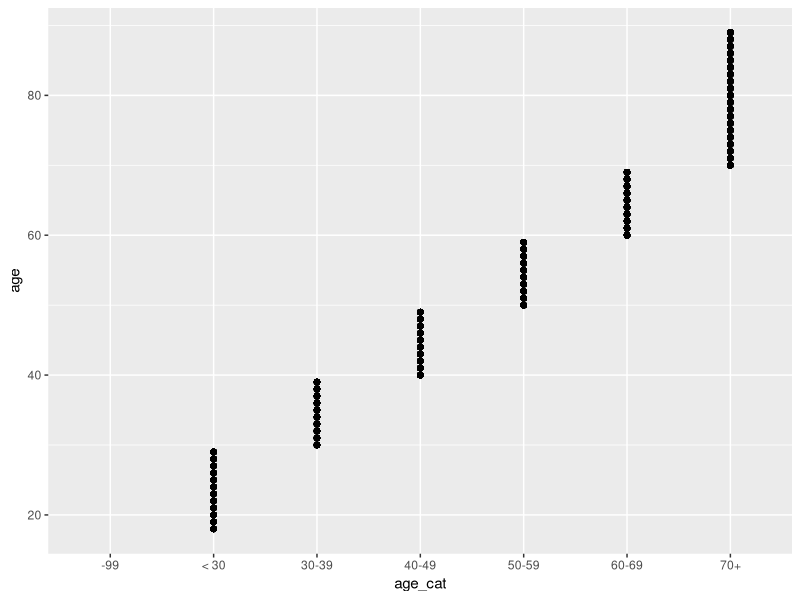

R code for this plot:
## ---- chunk 1
#| label: fct-pkgs
#| warning: false
library(tidyverse)
glimpse(gss_cat)
## ---- chunk 2
#| label: fct-1
gss_cat_newage<-gss_cat %>% 
  mutate(age_cat = case_when(age < 30 ~ "< 30",
                             between(age, 30, 39) ~ "30-39",
                             between(age, 40, 49) ~ "40-49",
                             between(age, 50, 59) ~ "50-59",
                             between(age, 60, 69) ~ "60-69",
                             age >= 70 ~ "70+",
                             TRUE ~ "-99"),
         age_cat = factor(age_cat))

levels(gss_cat_newage$age_cat)

gss_cat_newage %>% 
  ggplot(aes(x = age_cat, y = age)) +
  geom_point()
## ---- chunk 3
#| label: fct-2
gss_cat_newrelig<-gss_cat %>% 
  mutate(relig2 = fct_recode(relig, 
                             "-99" = "No answer", 
                             "-98" = "Don't know"))

gss_cat_newrelig %>% 
  count(relig, relig2)
## ---- chunk 4
#| label: fct-3

gss_cat_religoth<-gss_cat_newrelig %>% 
  mutate(relig_other = fct_other(relig2, 
                                 drop = c("Native american",
                                          "Other eastern",
                                          "Hinduism",
                                          "Orthodox-christian")))

gss_cat_religoth %>% 
  count(relig_other, relig2)
## ---- chunk 5
#| label: date-data-read
#| echo: false
#| warnings: false

set.seed(20250715)
birthdays<-tibble(uniqueid = c(10000001:10000100),
                  birth_year=as.integer(runif(100, min=1920, max=2024)),
                  birth_month=as.integer(runif(100, min=1, max=13))) %>% 
  group_by(row_number()) %>% 
  mutate(birth_day = case_when(birth_month %in% c(4,6,9,11)~as.integer(runif(1,min=1,max=31)),
                         birth_month==2 & leap_year(birth_year)~as.integer(runif(1,min=1,max=30)),
                         birth_month==2~as.integer(runif(1,min=1,max=29)),
                         TRUE~as.integer(runif(1,min=1,max=32))),
         sex_prep = runif(1,min=0,max=1),
         sex = case_when(sex_prep < .45~"Male",
                         sex_prep < .9~"Female"),
         enrollment_year = as.integer(runif(1, min=birth_year+15, max=2024)),
         enrollment_month = case_when(!is.na(enrollment_year)~as.integer(runif(1, min=1, max=13))),
         enrollment_day = case_when(enrollment_month %in% c(4,6,9,11)~as.integer(runif(1,min=1,max=31)),
                                    enrollment_month==2 & leap_year(enrollment_year)~as.integer(runif(1,min=1,max=30)),
                                    enrollment_month==2~as.integer(runif(1,min=1,max=29)),
                                    !is.na(enrollment_month)~as.integer(runif(1,min=1,max=32)))) %>% 
  ungroup() %>% 
  select(uniqueid:birth_month,birth_day,sex:enrollment_day)
## ---- chunk 6
#| label: date-glimpse
glimpse(birthdays)
## ---- chunk 7
#| label: date-1
library(glue)
birthdays_dt<-birthdays %>% 
  mutate(birthday = ymd(glue("{birth_year} {birth_month} {birth_day}")))
birthdays_dt
## ---- chunk 8
#| label: date-2
birthdays_dt<-birthdays_dt %>% 
  mutate(enrollment_date = ymd(glue("{enrollment_year} {enrollment_month} {enrollment_day}")))
birthdays_dt
## ---- chunk 9
#| label: date-4
birthdays_dt %>% 
  mutate(age = time_length(today()-birthday,unit = "years")) %>% 
  summarize(avg_age = mean(age, na.rm=TRUE))
## ---- chunk 10
#| label: date-3
birthdays_dt %>% 
  mutate(age_enrollment = time_length(enrollment_date-birthday,unit = "years")) %>% 
  group_by(sex) %>% 
  summarize(avg_age_enrollment = mean(age_enrollment, na.rm=TRUE))
## ---- chunk 11
#| label: string-1

gss_cat_party<-gss_cat %>% 
  mutate(party_affil = case_when(str_detect(tolower(partyid), "dem") ~ "Democrat",
                                 str_detect(tolower(partyid), "rep") ~ "Republican",
                                 TRUE ~ partyid)) 

gss_cat_party %>% 
  count(party_affil, partyid)

## ---- chunk 12
#| label: string-2

gss_cat_baptist<-gss_cat %>% 
  mutate(baptist = if_else(str_detect(tolower(denom), "bapt"), 1, 0)) 

gss_cat_baptist %>% 
  count(denom, baptist) %>%
  arrange(-baptist) %>% 
  print(n = 30)

## ---- chunk 13
#| label: string-3-opt1
gss_cat %>% 
  mutate(rincome_cat = str_replace(rincome," - ", " to ")) %>% 
  count(rincome, rincome_cat)
## ---- chunk 14
#| label: string-3-opt2
gss_cat %>% 
  mutate(rincome_cat = str_replace(rincome," to ", " - ")) %>% 
  count(rincome, rincome_cat)
